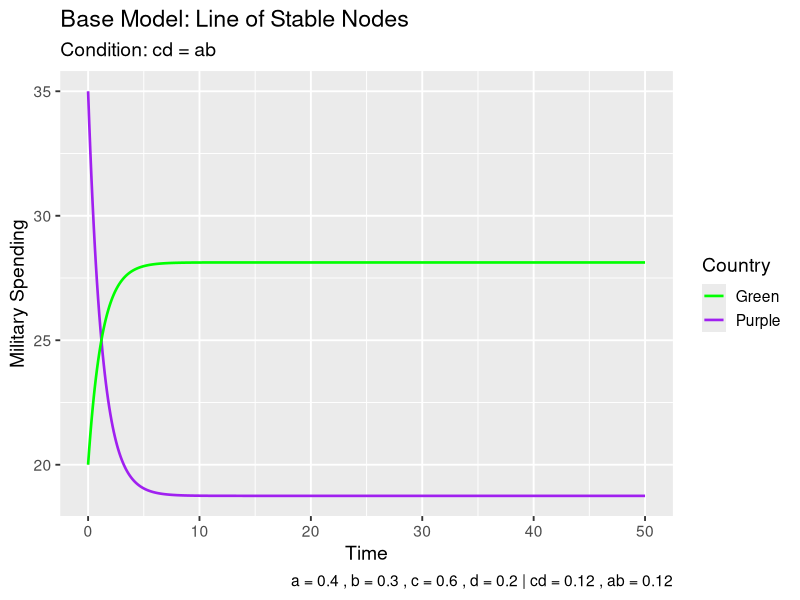
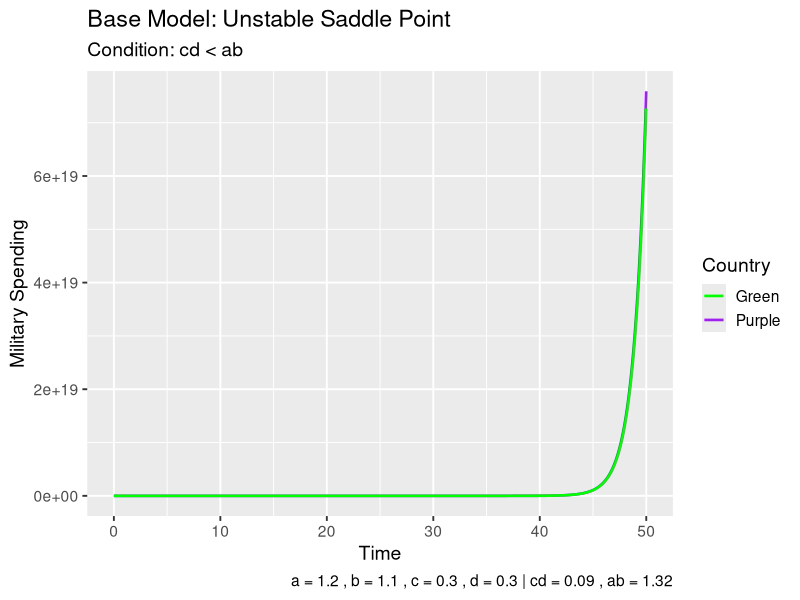
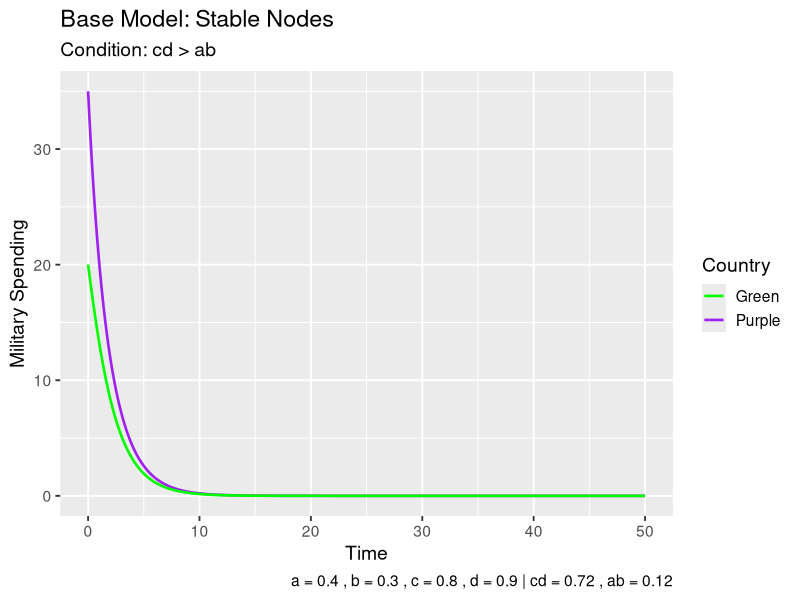

Recreate these plots in R, in order.
#load libraries
library(expm)
library(ggplot2)

#t-values
t_vals <- seq(0, 50, by = 0.1)

#inital conditions
p0 <- 35
g0 <- 20
x0 <- c(p0, g0)

#Model solution
arms_model_exact <- function(t_vals, x0, a, b, c, d) {
  A <- matrix(c(-c, a,
                b, -d), nrow = 2, byrow = TRUE)
  arms <- matrix(NA, nrow = 2, ncol = length(t_vals))
  
  for (i in 1:length(t_vals)) {
    t <- t_vals[i]
    arms[, i] <- expm(A * t) %*% x0
  }
  
  return(arms)
}

colours <- c("Purple" = "purple", "Green" = "green")


#Model 1 - Case 1(d): Line of Stable Nodes
a1 <- 0.4
b1 <- 0.3
c1 <- 0.6
d1 <- 0.2

model1 <- arms_model_exact(t_vals, x0, a1, b1, c1, d1)

soln1 <- data.frame(
  time = t_vals,
  purple = model1[1,],
  green = model1[2,]
)

ggplot(soln1) +
  geom_line(aes(x = time, y = purple, colour = "Purple"), linewidth = 0.9) +
  geom_line(aes(x = time, y = green, colour = "Green"), linewidth = 0.9) +
  labs(
    title = "Base Model: Line of Stable Nodes",
    subtitle = "Condition: cd = ab",
    x = "Time",
    y = "Military Spending",
    colour = "Country",
    caption = paste("a =", a1, ", b =", b1, ", c =", c1, ", d =", d1,
                    "| cd =", round(c1*d1,2), ", ab =", round(a1*b1,2))
  ) +
  scale_colour_manual(values = colours) +
  theme_gray(base_size = 14)

#Model 2 - Case 1(c): Unstable Saddle Point
a2 <- 1.2
b2 <- 1.1
c2 <- 0.3
d2 <- 0.3

model2 <- arms_model_exact(t_vals, x0, a2, b2, c2, d2)

soln2 <- data.frame(
  time = t_vals,
  purple = model2[1,],
  green = model2[2,]
)

ggplot(soln2) +
  geom_line(aes(x = time, y = purple, colour = "Purple"), linewidth = 0.9) +
  geom_line(aes(x = time, y = green, colour = "Green"), linewidth = 0.9) +
  labs(
    title = "Base Model: Unstable Saddle Point",
    subtitle = "Condition: cd < ab",
    x = "Time",
    y = "Military Spending",
    colour = "Country",
    caption = paste("a =", a2, ", b =", b2, ", c =", c2, ", d =", d2,
                    "| cd =", round(c2*d2,2), ", ab =", round(a2*b2,2))
  ) +
  scale_colour_manual(values = colours) +
  theme_gray(base_size = 14)


#Model 3: Case 1(e): Stable Nodes
a3 <- 0.4
b3 <- 0.3
c3 <- 0.8
d3 <- 0.9

model3 <- arms_model_exact(t_vals, x0, a3, b3, c3, d3)

soln3 <- data.frame(
  time = t_vals,
  purple = model3[1,],
  green = model3[2,]
)

ggplot(soln3) +
  geom_line(aes(x = time, y = purple, colour = "Purple"), linewidth = 0.9) +
  geom_line(aes(x = time, y = green, colour = "Green"), linewidth = 0.9) +
  labs(
    title = "Base Model: Stable Nodes",
    subtitle = "Condition: cd > ab",
    x = "Time",
    y = "Military Spending",
    colour = "Country",
    caption = paste("a =", a3, ", b =", b3, ", c =", c3, ", d =", d3,
                    "| cd =", round(c3*d3,2), ", ab =", round(a3*b3,2))
  ) +
  scale_colour_manual(values = colours) +
  theme_gray(base_size = 14)
